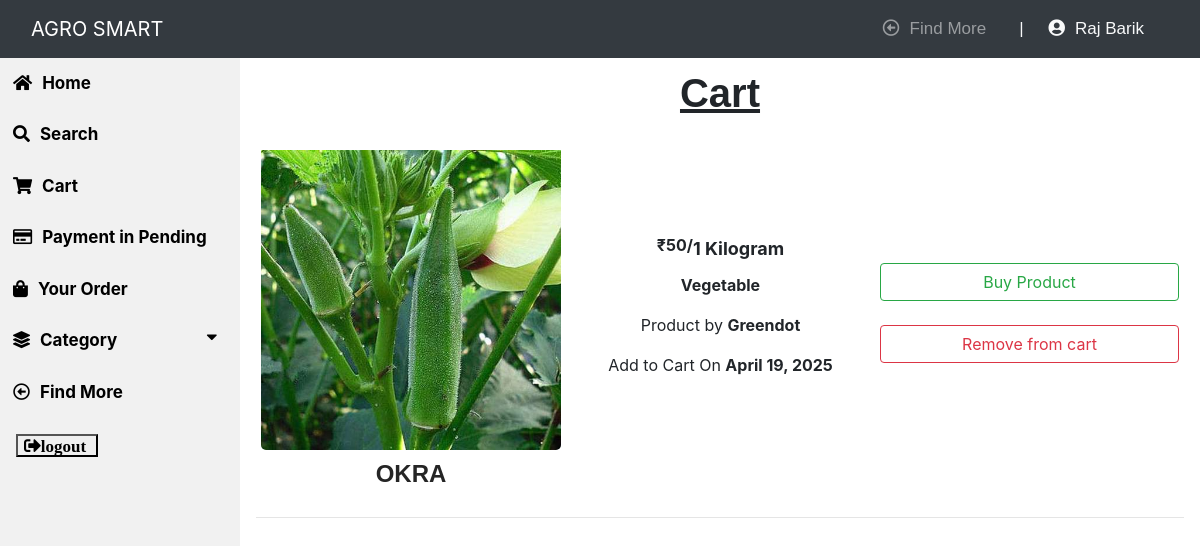
/cart (signed in), run on the app's committed database.
### app/models.py (models this page shows, shortened)
class Visitor(models.Model):
    user = models.OneToOneField(User, on_delete=models.CASCADE)
    joindate = models.DateField(auto_now_add=True)
    email = models.EmailField(unique=True)
    gender = models.CharField(max_length=20)
    district = models.ForeignKey(District, on_delete=models.CASCADE)
    status = models.BooleanField(default=False)
    @property
    def get_name(self):
        return self.user.first_name+" "+self.user.last_name

class Cart(models.Model):
    product = models.ForeignKey(Product, on_delete=models.CASCADE)
    visitor = models.ForeignKey(Visitor, on_delete=models.CASCADE)
    created_at = models.DateField(auto_now_add=True)

class Product(models.Model):
    product_name = models.CharField(max_length=30)
    describe = models.CharField(max_length=1000)
    joindate = models.DateField(auto_now_add=True)
    image_1 = models.ImageField(upload_to='product image/')
    image_2 = models.ImageField(upload_to='product image/')
    image_3 = models.ImageField(upload_to='product image/')
    image_4 = models.ImageField(upload_to='product image/')
    seller = models.ForeignKey(Seller, on_delete=models.CASCADE)
    category = models.CharField(max_length=30)
    price = models.IntegerField()
    price_per_quantity = models.CharField(max_length=20)
    status = models.BooleanField(default=False)
    stock = models.BooleanField(default=True)
    activity = models.BooleanField(default=True)

class Seller(models.Model):
    user = models.OneToOneField(User, on_delete=models.CASCADE)
    joindate = models.DateField(auto_now_add=True)
    garden = models.CharField(max_length=50, unique=True)
    logo = models.ImageField(upload_to='seller logo/')
    email = models.EmailField()
    describe = models.CharField(max_length=1000)
    address = models.CharField(max_length=500)
    gender = models.CharField(max_length=20)
    district = models.ForeignKey(District, on_delete=models.CASCADE)
    status = models.BooleanField(default=False)

### app/views.py (the view)
# urls.py: path('cart',cart, name='cart'),
@login_required(login_url='visitor_login')
@user_passes_test(is_visitor)
def cart(request):
    visitor = request.user.visitor
    cart = Cart.objects.all().filter(visitor=visitor)
    return render(request, 'visitor/cart.html',{'cart':cart})

### app/views.py (called while the page is built)
def is_visitor(user):
    return user.groups.filter(name='VISITOR').exists()

### app/templates/visitor/cart.html (shortened to what this page needs)
{% extends "visitor/visitor_market_home.html" %}
{% block content %}
{% load static %}
{% load crispy_forms_tags %}
<div class="content">
  <h1><u><b>Cart</b></u></h1>
    {% for c in cart %}
    <div class="content-wrapper">
        <div class="column">
          <img id="featured" src="{{c.product.image_1.url}}" >
          <h4 style="text-transform: uppercase; font-family: Cairo, sans-serif; text-align: center; padding-top: 10px;"><a style="color: #252525;" href="{% url 'view_product_visitor'  c.product.id %}" ><b>{{c.product.product_name}}</b></a></h4>
        </div>
        <div class="column">
            <p><b>₹{{c.product.price}}/<sub style="font-size: 18px;">{{c.product.price_per_quantity}}</sub></b></p>
            <p><b>{{c.product.category}}</b></p>
            <p>Product by <b>{{c.product.seller.garden}}</b></p>
            <p>Add to Cart On <b>{{c.created_at}}</b></p>
        </div>
        <div class="column">
            {% if c.product.stock is True %}<a type="button" class="btn btn-outline-success" href="{% url 'visitor_order' c.product.id %}" style="width: 100%;">Buy Product</a><br><br>{% endif %}
            <a type="button" class="btn btn-outline-danger" href="{% url 'delete_cart' %}?cart_id={{c.pk}}" style="width: 100%;">Remove from cart</a>
        </div>
    </div><hr>
    {% empty %}
    <center>
        <img src="{% static 'image/empty2.png' %}" width="500" height="400">
        <p style="text-transform: uppercase; font-family: 'Gill Sans', 'Gill Sans MT', Calibri, 'Trebuchet MS', sans-serif;"><b>Cart is empty</b></p>
    </center>
    {% endfor %}
</div>
{% endblock %}

### app/templates/visitor/visitor_market_home.html (shortened to what this page needs)
{% load crispy_forms_tags %}
<html>
    <head>
        <link rel="stylesheet" href="https://use.fontawesome.com/releases/v5.7.0/css/all.css">
        <link rel="stylesheet" href="https://maxcdn.bootstrapcdn.com/bootstrap/4.0.0/css/bootstrap.min.css">
        {% load static %}
        <link rel="stylesheet" type="text/css" href="{% static 'visitor/visitor_market_home.css' %}">
    </head>
    <body>
    <nav class="navbar navbar-dark navbar-expand-md sticky-top bg-dark">
        <div class="container-fluid"><a class="navbar-brand text-center" href="#" style="margin: 0px 0px;">AGRO SMART</a>
            <div class="collapse navbar-collapse" id="navcol-1">
                <ul class="nav navbar-nav text-light ml-auto">
                    <li class="nav-item" role="presentation"><a class="nav-link" href="{% url 'visitor_home' %}"><i class="far fa-arrow-alt-circle-left"></i>Find More</a></li>
                    <li class="nav-item" role="presentation"><a class="bar">|</a></li>
                    <li class="nav-item" role="presentation"><a class="user"><i class="fas fa-user-circle"></i>{{user.visitor.get_name}}</a></li>
                </ul>
            </div>
        </div>
    </nav>
    <div class="sidebar">
        <a href="{% url 'visitor_market_home' %}"><i class="fas fa-home"></i>Home</a>
        <a href="{% url 'search' %}"><i class="fas fa-search"></i>Search</a>
        <a href="{% url 'cart' %}"><i class="fas fa-shopping-cart"></i>Cart</a>
        <a href="{% url 'pending_order' %}"><i class="far fa-credit-card" style="padding-right: 10px;"></i>Payment in Pending</a>
        <a href="{% url 'your_order' %}"><i class="fas fa-shopping-bag"></i>Your Order</a>
        <button class="dropdown-btn"><i class="fas fa-layer-group"></i>Category<i class="fas fa-caret-down"></i></button>
        <a href="{% url 'visitor_home' %}"><i class="far fa-arrow-alt-circle-left"></i>Find More</a>
        <div class="logout">
            <form method="post" action="{% url 'logout' %}">
                <button class="fas fa-sign-out-alt"  type="submit">logout</button>
            </form>
        </div>
    </div>
    {% block content %}{% endblock %}
    </body>
</html>

### app/static/visitor/visitor_market_home.css (style rules this page uses)
.sidebar { margin: 0; padding: 0; width: 20%; background-color:#f1f1f1; position: fixed; height: 93%; overflow: auto; }
.sidebar a, .dropdown-btn, .dropdown-container a { display: block; color: black; padding: 13px; font-size: 17px; font-weight: bold; text-decoration: none; border: none; background: none; width:100%; text-align: left; cursor: pointer; outline: none; }
.logout { display: block; color: black; padding: 16px; font-size: 17px; font-weight: bold; text-decoration: none; }
div.content { padding: 1px 16px; height: auto; width: 80%; float: right; }
.fa-caret-down { float: right; padding-right: 8px; }
.fas { padding-right: 10px; }
.far { padding-right: 10px; }
.nav-item { font-size: 17px; font-family:'Lucida Sans', 'Lucida Sans Regular', 'Lucida Grande', 'Lucida Sans Unicode', Geneva, Verdana, sans-serif; padding-right: 25px; }
div.content h1 { text-align: center; padding-top: 10px; font-family: 'Lucida Sans', 'Lucida Sans Regular', 'Lucida Grande', 'Lucida Sans Unicode', Geneva, Verdana, sans-serif; }
ul { list-style-type: none; list-style: none; align-items: center; }

### app/templates/visitor/cart.html (style rules this page uses)
#featured { max-width: 300px; max-height: 400px; object-fit: cover; cursor: pointer; border-radius: 5px; padding-top: 20px; }
.column { width: 400px; padding: 5px; text-align: center; }
.content-wrapper { display: flex; justify-content: center; align-items: center; }

### data on the page
Cart: product.image_1 (picture), product.product_name "OKRA", product.price "50", product.price_per_quantity "1 Kilogram", product.category "Vegetable", product.seller.garden "Greendot", created_at "April 19, 2025", shows "Buy Product"

### other printed values
{{ user.visitor.get_name }} "Raj Barik"
